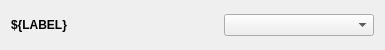
<?xml version="1.0" encoding="UTF-8"?>
<ui version="4.0">
 <class>Form</class>
 <widget class="QWidget" name="Form">
  <property name="geometry">
   <rect>
    <x>0</x>
    <y>0</y>
    <width>385</width>
    <height>50</height>
   </rect>
  </property>
  <property name="windowTitle">
   <string>Form</string>
  </property>
  <layout class="QHBoxLayout" name="horizontalLayout_2">
   <item>
    <layout class="QHBoxLayout" name="horizontalLayout">
     <item>
      <widget class="QLabel" name="label">
       <property name="minimumSize">
        <size>
         <width>100</width>
         <height>0</height>
        </size>
       </property>
       <property name="maximumSize">
        <size>
         <width>16777215</width>
         <height>16777215</height>
        </size>
       </property>
       <property name="font">
        <font>
         <weight>75</weight>
         <bold>true</bold>
        </font>
       </property>
       <property name="text">
        <string>${LABEL}</string>
       </property>
      </widget>
     </item>
     <item>
      <widget class="PyDMLabel" name="PyDMLabel">
       <property name="minimumSize">
        <size>
         <width>100</width>
         <height>0</height>
        </size>
       </property>
       <property name="maximumSize">
        <size>
         <width>100</width>
         <height>16777215</height>
        </size>
       </property>
       <property name="toolTip">
        <string/>
       </property>
       <property name="precision" stdset="0">
        <number>0</number>
       </property>
       <property name="showUnits" stdset="0">
        <bool>false</bool>
       </property>
       <property name="precisionFromPV" stdset="0">
        <bool>true</bool>
       </property>
       <property name="alarmSensitiveContent" stdset="0">
        <bool>false</bool>
       </property>
       <property name="alarmSensitiveBorder" stdset="0">
        <bool>true</bool>
       </property>
       <property name="PyDMToolTip" stdset="0">
        <string/>
       </property>
       <property name="channel" stdset="0">
        <string>ca://${PV}.VAL</string>
       </property>
      </widget>
     </item>
     <item>
      <widget class="PyDMEnumComboBox" name="PyDMEnumComboBox">
       <property name="minimumSize">
        <size>
         <width>150</width>
         <height>0</height>
        </size>
       </property>
       <property name="toolTip">
        <string/>
       </property>
       <property name="channel" stdset="0">
        <string>ca://${PV}</string>
       </property>
      </widget>
     </item>
    </layout>
   </item>
  </layout>
 </widget>
 <customwidgets>
  <customwidget>
   <class>PyDMLabel</class>
   <extends>QLabel</extends>
   <header>pydm.widgets.label</header>
  </customwidget>
  <customwidget>
   <class>PyDMEnumComboBox</class>
   <extends>QComboBox</extends>
   <header>pydm.widgets.enum_combo_box</header>
  </customwidget>
 </customwidgets>
 <resources/>
 <connections/>
</ui>
